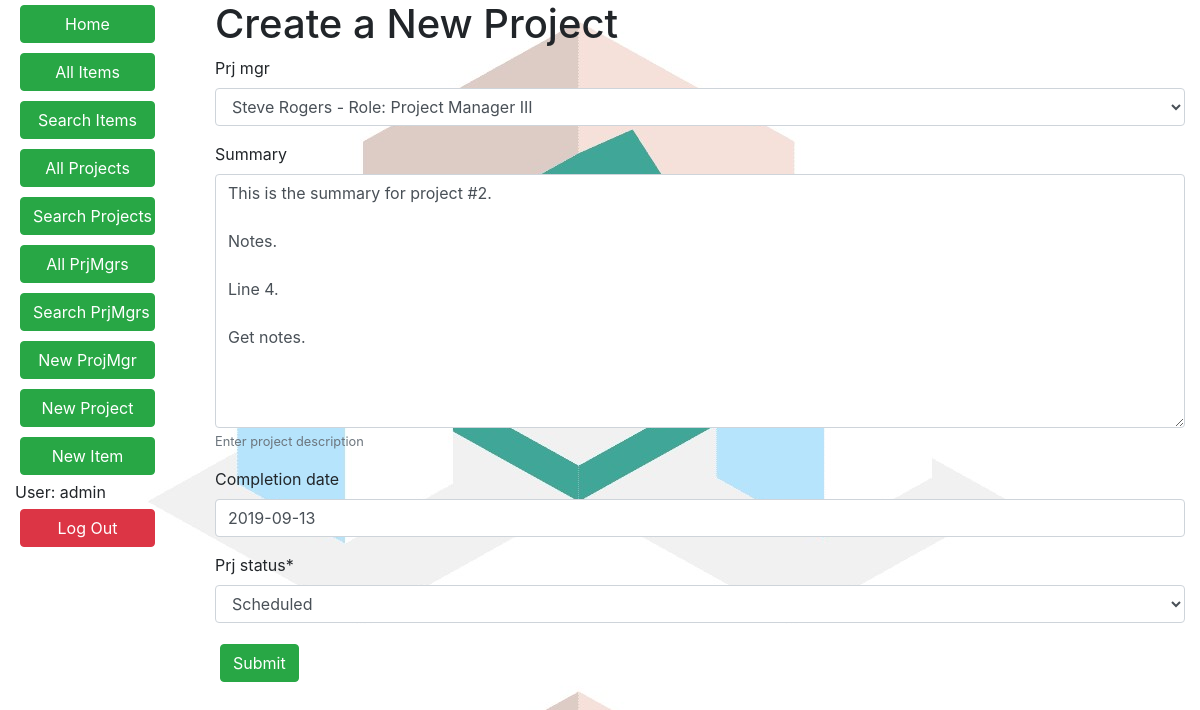
The page /resreq/project/2/update/ (signed in) on the database as committed earlier.
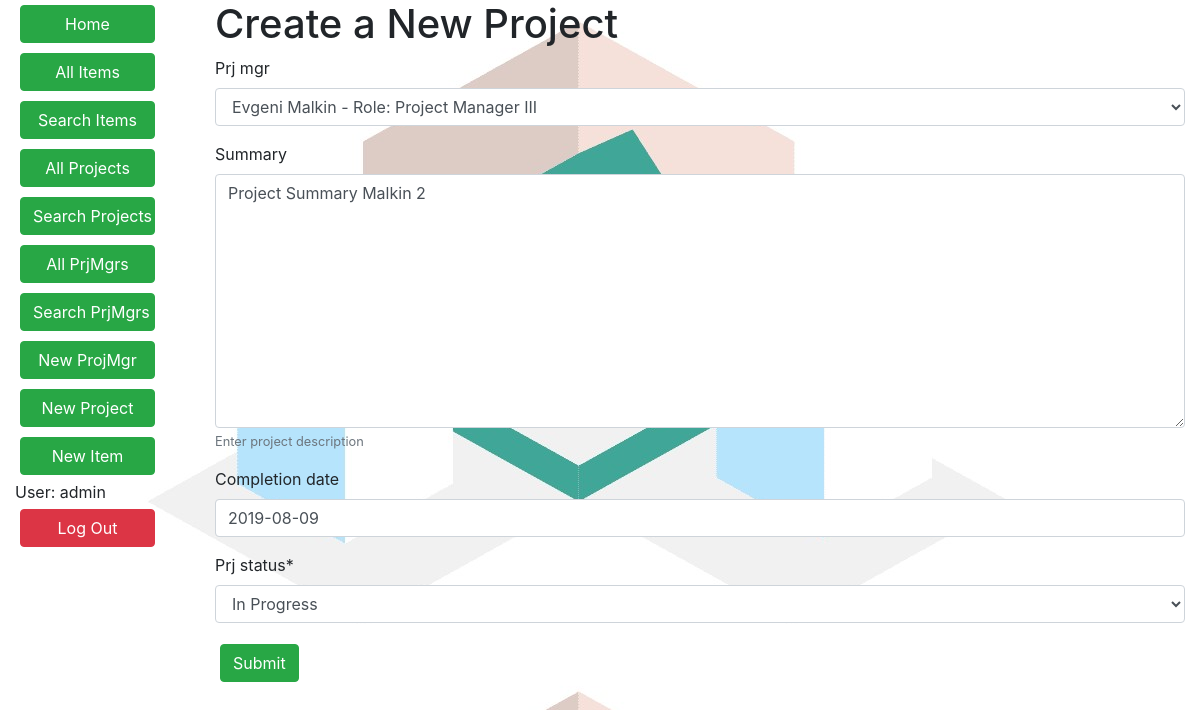
The same page on the database as committed later.
### resreq/models.py (models this page shows, shortened)
class Project(models.Model):
    prj_num = models.AutoField(primary_key=True)
    prj_mgr = models.ForeignKey('PrjMgr', related_name='projects', on_delete=models.SET_NULL, null=True, blank=True)
    summary = models.TextField(max_length=1000, help_text="Enter project description", null=True, blank=True)
    date_created = models.DateField(auto_now=True)
    completion_date = models.DateField(null=True, blank=True)
    history = HistoricalRecords()
    PROJECT_STATUS = (
        ('Behind Schedule', 'Behind Schedule'),
        ('Complete', 'Complete'),
        ('In Progress', 'In Progress'),
        ('Scheduled', 'Scheduled'),
        ('Planning', 'Planning'),
    )
    prj_status = models.TextField(
        max_length=12,
        choices=PROJECT_STATUS,
        default='Planning'
    )

### resreq/views.py (the view)
# urls.py: path('project/<int:pk>/update/', views.ProjectUpdate.as_view(), name='project-update'),
class ProjectUpdate(LoginRequiredMixin, PermissionRequiredMixin, UpdateView):
    permission_required = 'user.is_staff'
    model = Project
    fields = '__all__'

### resreq/models.py (called while the page is built)
    def __str__(self):
        return '{0} {1} - Role: {2} '.format(self.first_name, self.last_name, self.role, self.emp_num)

### resreq/templates/resreq/project_form.html (shortened to what this page needs)
<!DOCTYPE html>
{% extends "base_generic.html" %}
{% load crispy_forms_tags %}
{% block content %}
    <h1>Create a New Project</h1>
    <form method="post" novalidate>
        {{ form|crispy }}
        <button type="submit" class="btn btn-success">Submit</button>
    </form>
{% endblock %}

Rows that differ between the two databases and show on the page:
changed Project: prj_mgr "Steve Rogers - Role: Project Manager III" → "Evgeni Malkin - Role: Project Manager III"; summary "This is the summary for project #2. Notes. Line 4. Get notes." → "Project Summary Malkin 2"; completion_date "2019-09-13" → "2019-08-09"; prj_status "Scheduled" → "In Progress"
